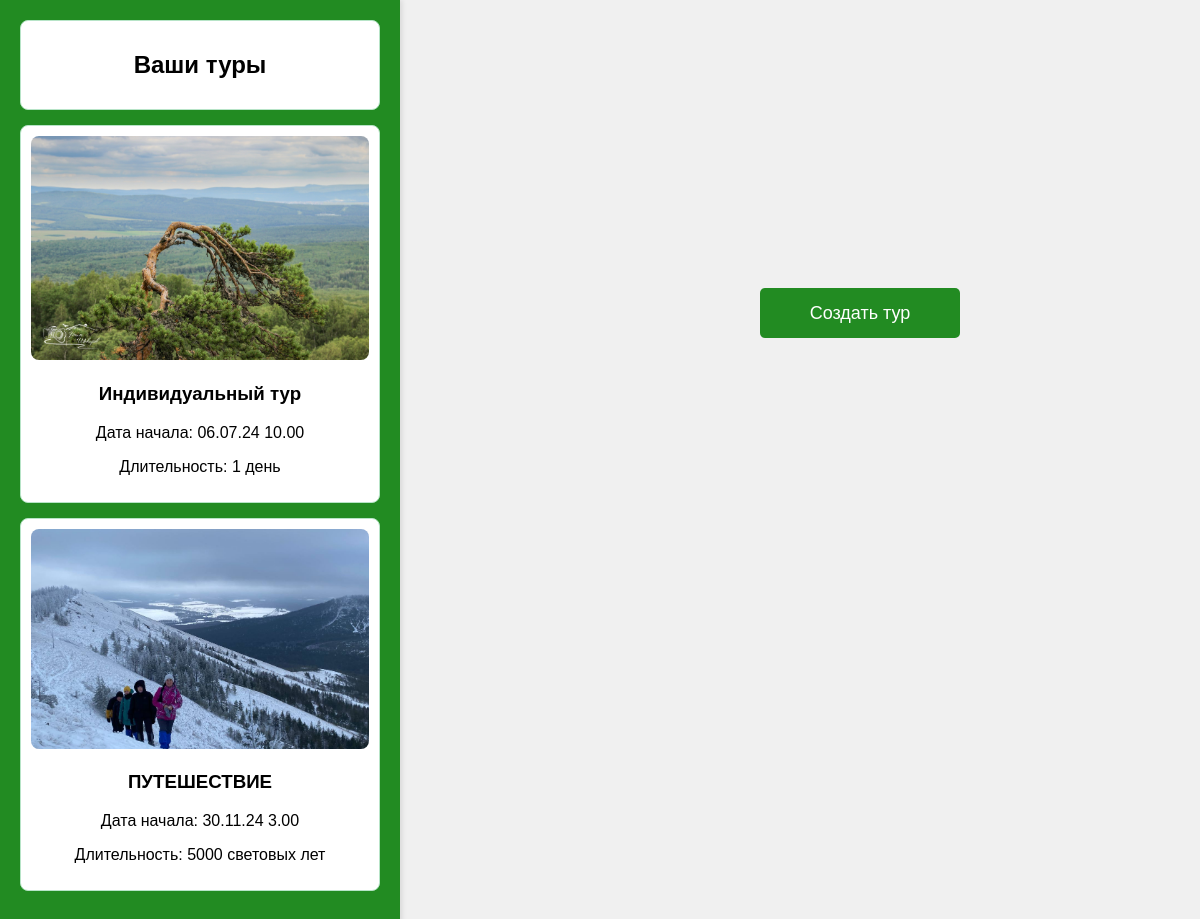
Before: /admin (signed in) with the older database file.
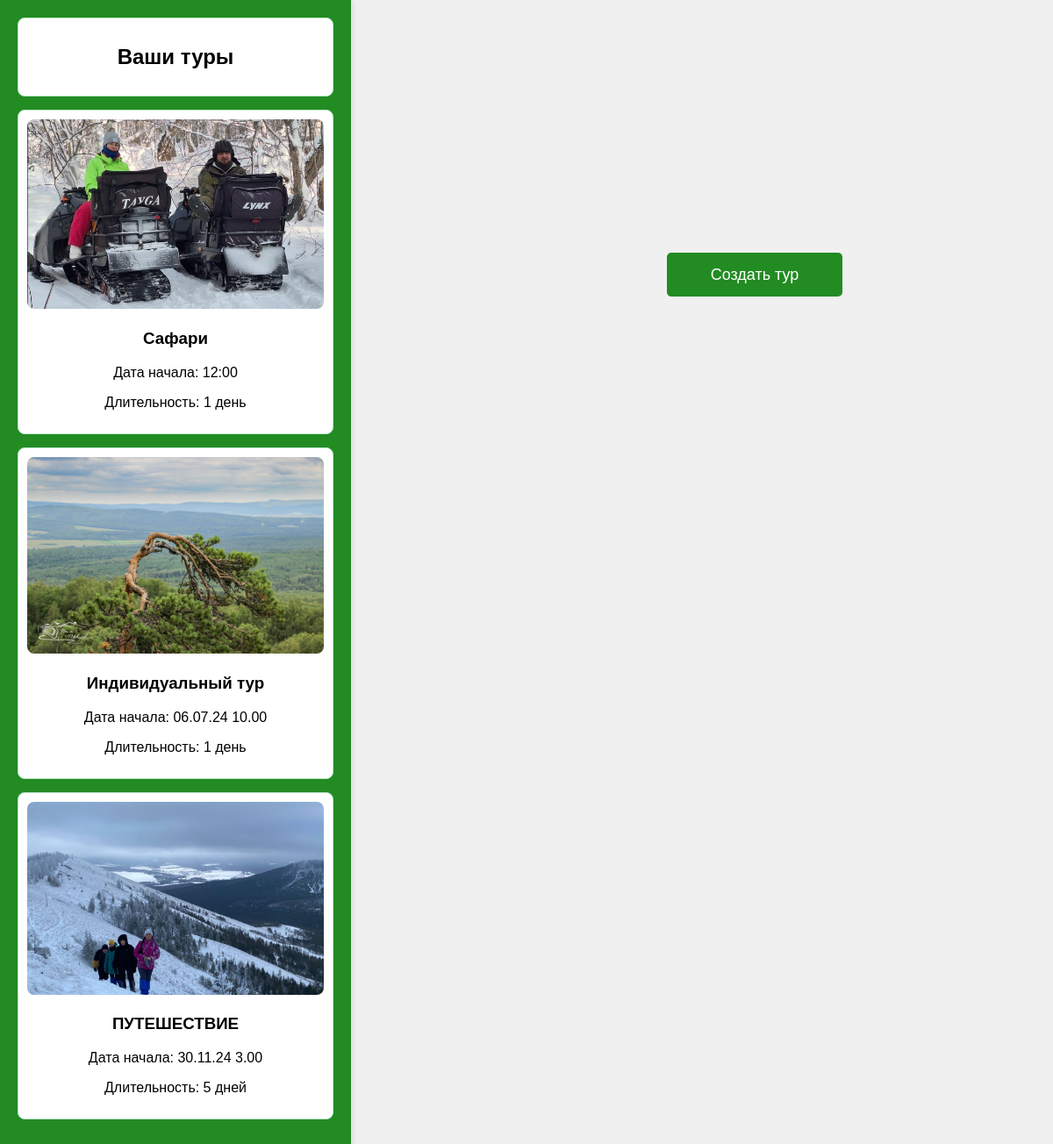
After: the same page with the newer database file.
### tables this page shows
CREATE TABLE tours (id INTEGER PRIMARY KEY AUTOINCREMENT, title varchar (255), start_time varchar (255), duration varchar (255), route varchar (255), tags varchar (255), tour_agency varchar (255), photo varchar (255), agency_id varchar (255));

### main.py (the view)
@app.get("/admin", response_class=HTMLResponse)
@app.get("/admin/edit_tour/{tour_id}", response_class=HTMLResponse)
@limiter.limit("120/minute")
async def admin_edit_tour(request: Request, tour_id: int = None):
    tour_agency_id = decode_jwt(request.cookies.get("Authorization")).get("tour_agency_id")
    if not tour_agency_id:
        return "NO PERMISSION"
    args = db.get_all_tours_agency(tour_agency_id)
    tour_list = [Tour(*args) for args in args]
    current_tour = db.get_tour_by_id(tour_id)
    current_tour_descriptions = db.get_description_tour(tour_id)
    if tour_id is not None:
        return templates.TemplateResponse(request=request, name="edit_tour.html", context={
            "tours": tour_list,
            "descriptions": TourDescription(*current_tour_descriptions),
            "is_edit": True,
            "current_tour": Tour(*current_tour)
        })
    return templates.TemplateResponse(request=request, name="edit_tour.html", context={
        "tours": tour_list,
        "is_edit": False
    })

### templates/edit_tour.html (shortened to what this page needs)
<!DOCTYPE html>
<html lang="ru">
<head>
    <link rel="stylesheet" href="/static/edit_tour.css">
</head>
<body>
    <div class="container">
        <div class="card-list">
            <div class="card" onclick="window.location.href='/admin'">
            <h2>Ваши туры</h2>
            </div>
            {% for tour in tours %}
            <div class="card" onclick="window.location.href='/admin/edit_tour/{{ tour.id }}'">
                <img src="/static/photo/{{ tour.photo }}" alt="{{ tour.title }}">
                <h3>{{ tour.title }}</h3>
                <p>Дата начала: {{ tour.start_time }}</p>
                <p>Длительность: {{ tour.duration }}</p>
            </div>
            {% endfor %}
        </div>
        {% if is_edit %}
        <div class="form-section">
            <h2>Редактировать тур</h2>
            <form action="/update-tour" method="post" enctype="multipart/form-data">
                <input type="hidden" name="tour_id" value="{{ current_tour.id }}">
                <label for="title">Название тура</label>
                <input value="{{ current_tour.title }}" type="text" id="title" name="title" required>
                <label for="start_time">Дата начала</label>
                <input value="{{ current_tour.start_time }}" type="text" id="start_time" name="start_time" placeholder="дд.мм.гггг чч:мм" required>
                <label for="duration">Длительность</label>
                <input value="{{ current_tour.duration }}" type="text" id="duration" name="duration" placeholder="Количество дней" required>
                <label for="route">Маршрут</label>
                <input value="{{ current_tour.route }}" type="text" id="route" name="route" required>
                <label for="tags">Теги</label>
                <input value="{{ current_tour.tags }}" type="text" id="tags" name="tags" placeholder="Теги через запятую" required>
                <label for="description">Описание</label>
                <textarea id="description" name="description" rows="4">{{ descriptions.description }}</textarea>
                <button type="submit">Изменить</button>
            </form>
        </div>
        {% else %}
        <a class="add-tour-btn" href="/add_tour">Создать тур</a>
        {% endif %}
    </div>
</body>
</html>

Changed rows visible on the page:
added tours: photo (picture), title "Сафари", start_time "12:00", duration "1 день"
changed tours "ПУТЕШЕСТВИЕ": duration "5000 световых лет" → "5 дней"
